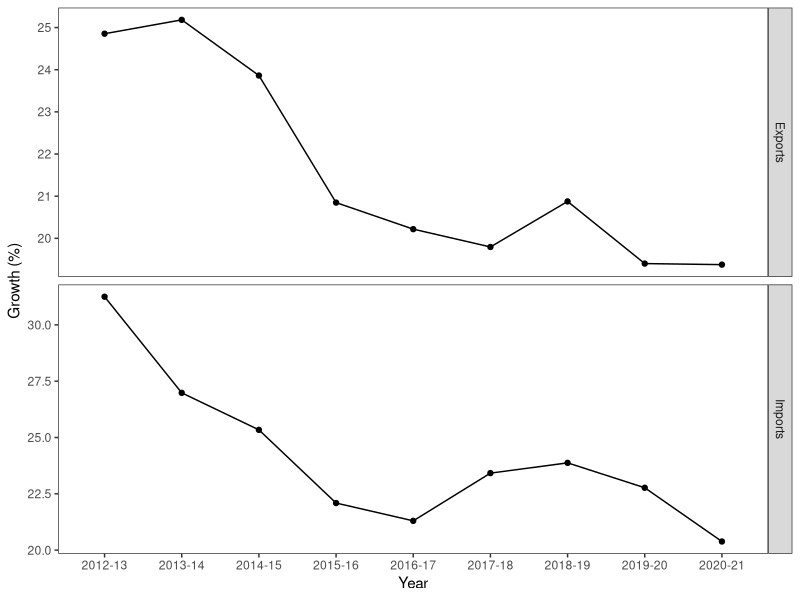
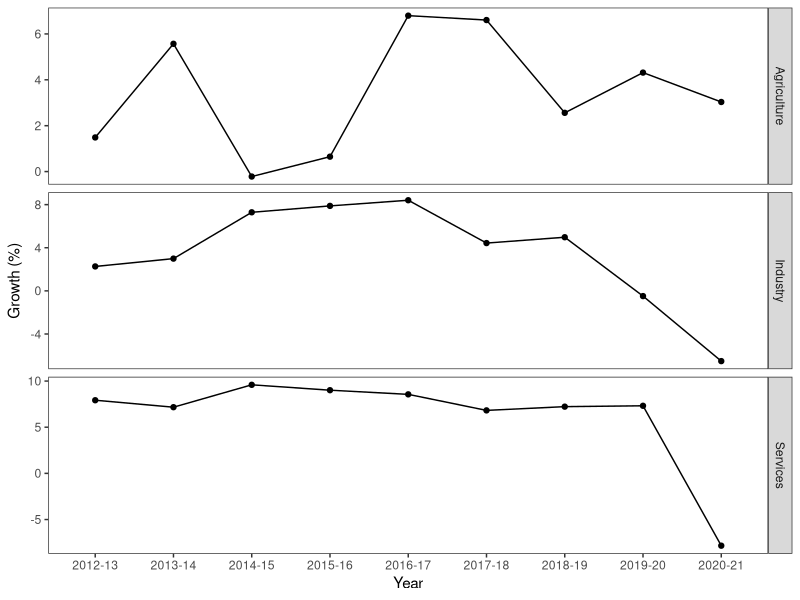
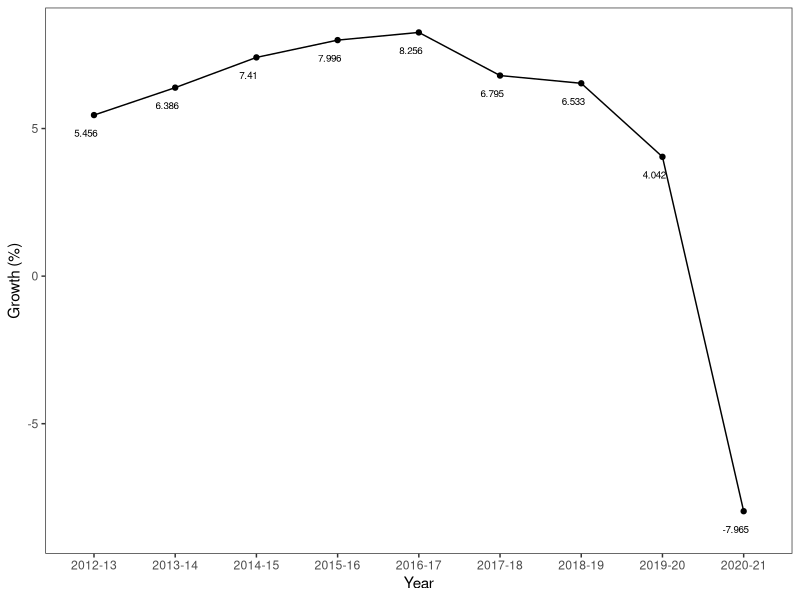
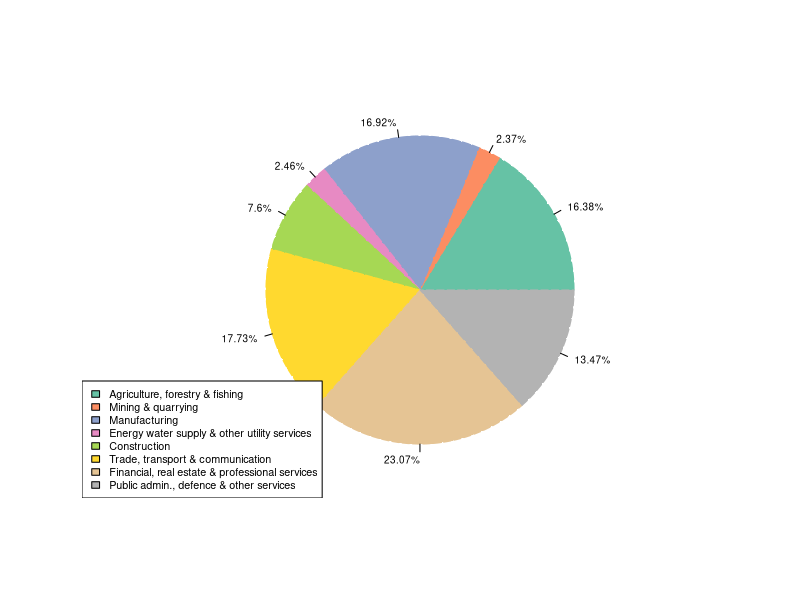

Write R code to recreate these figures, in order.
#import libraries
library(tidyr) # for `gather`
library(dplyr) # for `rename` & `select`
library(ggplot2)
library(readr)
library(RColorBrewer)
library(ggthemes)

#import dataset
df <- read_csv("EcoAnN.csv")


#Plot all economic components - NOT USED
# df %>% select(Year, GFCE, PFCE, GFCF, CIS,
#               `Exports of goods and services`,
#               `Imports of goods and services`) %>%
#   pivot_longer(., cols = c(GFCE, PFCE, GFCF, CIS,
#                            `Exports of goods and services`,
#                            `Imports of goods and services`),
#                names_to = "Factors", values_to = "Growth (%)") %>%
#   ggplot(aes(x = Year, y = `Growth (%)`, fill = Factors, group = 1)) +
#   geom_point() + geom_line() + theme(legend.position="none") +
#   labs(title = "Growth  of India") +
#   facet_grid(Factors ~ ., scales = "free_y",
#              labeller = as_labeller( # redefine the text that shows up for the facets
#                c(GFCE = "GFCE",
#                  PFCE = "PFCE", GFCF = "GFCF", CIS = "CIS",
#                  `Exports of goods and services` = "Exports",
#                  `Imports of goods and services` = "Imports")))

#Plot economic components
df %>% select(Year,
              `Exports of goods and services`,
              `Imports of goods and services`) %>%
  pivot_longer(., cols = c(`Exports of goods and services`,
                           `Imports of goods and services`),
               names_to = "Factors", values_to = "Growth (%)") %>%
  ggplot(aes(x = Year, y = `Growth (%)`, fill = Factors, group = 1)) +
  geom_point() + geom_line() + theme_bw() + theme(legend.position="none") +
  theme(panel.grid.major = element_blank(),
        panel.grid.minor = element_blank(),
        panel.background = element_blank()) +
  #  labs(title = "Growth in imports and exports of India") +
  facet_grid(Factors ~ ., scales = "free_y",
             labeller = as_labeller( # redefine the text that shows up for the facets
               c(`Exports of goods and services` = "Exports",
                 `Imports of goods and services` = "Imports")))

#Plot economic activities
df %>% select(Year, Agriculture, Industry, Services) %>%
  pivot_longer(., cols = c(Agriculture, Industry, Services),
               names_to = "Factors", values_to = "Growth (%)") %>%
  ggplot(aes(x = Year, y = `Growth (%)`, fill = Factors, group = 1)) +
  geom_point() + geom_line() + theme_bw() + theme(legend.position="none") +
  theme(panel.grid.major = element_blank(),
        panel.grid.minor = element_blank(),
        panel.background = element_blank()) +
#  labs(title = "Sectorwise growth of India") +
  facet_grid(Factors ~ ., scales = "free_y")

#Plot economic activities
df %>% select(Year, GDP) %>%
  pivot_longer(., cols = c(GDP),
               names_to = "Factors", values_to = "Growth (%)") %>%
  ggplot(aes(x = Year, y = `Growth (%)`, fill = Factors, group = 1)) +
  geom_point() + geom_line() + theme_bw() + theme(legend.position="none") +
  theme(panel.grid.major = element_blank(),
        panel.grid.minor = element_blank(),
        panel.background = element_blank()) +
  geom_text(label = round(df$GDP, 3), nudge_x=-0.10, nudge_y=-0.60,
            check_overlap=T, cex = 2.5) 
#  labs(title = "GDP growth rate of India")

#Sectorwise GDP growth

slices <- c(16.38,	2.37,	16.92,	2.46,	7.6,	17.73,
            23.07,	13.47)

lbls <- c("Agriculture, forestry & fishing",
          "Mining & quarrying",	"Manufacturing",
          "Energy water supply & other utility services",
          "Construction",
          "Trade, transport & communication",
          "Financial, real estate & professional services",
          "Public admin., defence & other services")

pilabel <- paste0(slices, "%") # ad % to labels

color <- brewer.pal(length(slices), "Set2")
pie(slices, labels = pilabel, #main = "Sectorwise share of the GDP of India (%)", 
    col = color, border = color, lty = 5, cex = 0.60)
legend("bottomleft", lbls, cex = 0.65,
       fill = color)
